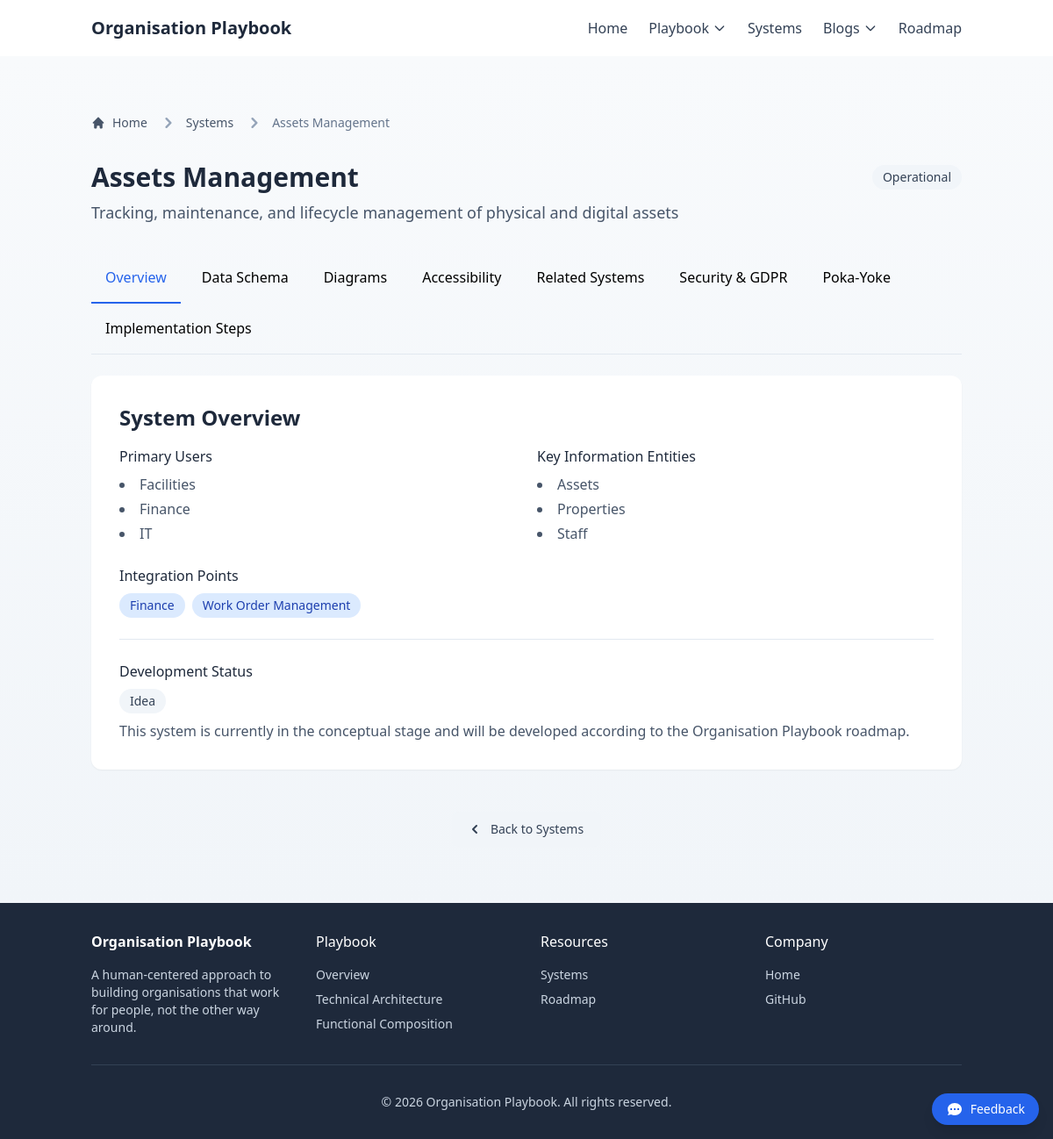
Page /systems/assets on the committed database.
### tables this page shows
CREATE TABLE IF NOT EXISTS systems (
    id VARCHAR(100) PRIMARY KEY,
    name VARCHAR(255) NOT NULL,
    description TEXT NOT NULL,
    category VARCHAR(100) NOT NULL,
    created_at DATETIME DEFAULT CURRENT_TIMESTAMP,
    updated_at DATETIME DEFAULT CURRENT_TIMESTAMP ON UPDATE CURRENT_TIMESTAMP,
    INDEX idx_category (category),
    INDEX idx_name (name)
);

### systems/detail.php (the view, shortened to what this page needs)
<?php
$slug = $_GET['slug'] ?? '';
$db = getDB();
$stmt = $db->prepare("
    SELECT s.*,
           GROUP_CONCAT(DISTINCT spu.user_type) as primary_users,
           GROUP_CONCAT(DISTINCT ske.entity_name) as key_entities,
           GROUP_CONCAT(DISTINCT sip.integration_name) as integration_points
    FROM systems s
    LEFT JOIN system_primary_users spu ON s.id = spu.system_id
    LEFT JOIN system_key_entities ske ON s.id = ske.system_id
    LEFT JOIN system_integration_points sip ON s.id = sip.system_id
    WHERE s.id = :slug
    GROUP BY s.id
");
$stmt->execute([':slug' => $slug]);
$system = $stmt->fetch();
$system['primaryUsers'] = $system['primary_users'] ? explode(',', $system['primary_users']) : [];
$system['keyEntities'] = $system['key_entities'] ? explode(',', $system['key_entities']) : [];
$system['integrationPoints'] = $system['integration_points'] ? explode(',', $system['integration_points']) : [];
include __DIR__ . '/../includes/header.php';
$activeTab = $_GET['tab'] ?? 'overview';
$tabs = [
    ['id' => 'overview', 'label' => 'Overview'],
    ['id' => 'schema', 'label' => 'Data Schema'],
    ['id' => 'diagrams', 'label' => 'Diagrams'],
    ['id' => 'a11y', 'label' => 'Accessibility'],
    ['id' => 'related', 'label' => 'Related Systems'],
    ['id' => 'security', 'label' => 'Security & GDPR'],
    ['id' => 'poka-yoke', 'label' => 'Poka-Yoke'],
    ['id' => 'implementation', 'label' => 'Implementation Steps']
];
?>
<div class="bg-gradient-to-b from-slate-50 to-slate-100 py-16">
    <div class="container mx-auto max-w-5xl px-4">
        <div class="mb-8">
            <nav class="flex" aria-label="Breadcrumb">
                <ol class="inline-flex items-center space-x-1 md:space-x-3">
                    <li class="inline-flex items-center">
                        <a href="/" class="inline-flex items-center text-sm text-slate-600 hover:text-slate-900">
                            <svg class="mr-2 h-4 w-4" fill="currentColor" viewBox="0 0 20 20" xmlns="http://www.w3.org/2000/svg">
                                <path d="M10.707 2.293a1 1 0 00-1.414 0l-7 7a1 1 0 001.414 1.414L4 10.414V17a1 1 0 001 1h2a1 1 0 001-1v-2a1 1 0 011-1h2a1 1 0 011 1v2a1 1 0 001 1h2a1 1 0 001-1v-6.586l.293.293a1 1 0 001.414-1.414l-7-7z"></path>
                            </svg>
                            Home
                        </a>
                    </li>
                    <li>
                        <div class="flex items-center">
                            <svg class="h-6 w-6 text-slate-400" fill="currentColor" viewBox="0 0 20 20" xmlns="http://www.w3.org/2000/svg">
                                <path fill-rule="evenodd" d="M7.293 14.707a1 1 0 010-1.414L10.586 10 7.293 6.707a1 1 0 011.414-1.414l4 4a1 1 0 010 1.414l-4 4a1 1 0 01-1.414 0z" clip-rule="evenodd"></path>
                            </svg>
                            <a href="/systems" class="ml-1 text-sm text-slate-600 hover:text-slate-900 md:ml-2">Systems</a>
                        </div>
                    </li>
                    <li aria-current="page">
                        <div class="flex items-center">
                            <svg class="h-6 w-6 text-slate-400" fill="currentColor" viewBox="0 0 20 20" xmlns="http://www.w3.org/2000/svg">
                                <path fill-rule="evenodd" d="M7.293 14.707a1 1 0 010-1.414L10.586 10 7.293 6.707a1 1 0 011.414-1.414l4 4a1 1 0 010 1.414l-4 4a1 1 0 01-1.414 0z" clip-rule="evenodd"></path>
                            </svg>
                            <span class="ml-1 text-sm font-medium text-slate-500 md:ml-2"><?php echo htmlspecialchars($system['name']); ?></span>
                        </div>
                    </li>
                </ol>
            </nav>
        </div>
        <header class="mb-8">
            <div class="flex items-center justify-between">
                <h1 class="text-3xl font-bold text-slate-800"><?php echo htmlspecialchars($system['name']); ?></h1>
                <span class="rounded-full bg-slate-100 px-3 py-1 text-sm font-medium text-slate-700"><?php echo htmlspecialchars($system['category']); ?></span>
            </div>
            <p class="mt-2 text-lg text-slate-600"><?php echo htmlspecialchars($system['description']); ?></p>
        </header>
        <div class="mb-6 border-b border-slate-200">
            <ul class="-mb-px flex flex-wrap">
                <?php foreach ($tabs as $tab): ?>
                    <li class="mr-2">
                        <a
                            href="?slug=<?php echo urlencode($slug); ?>&tab=<?php echo $tab['id']; ?>"
                            class="inline-block rounded-t-lg border-b-2 p-4 <?php echo $activeTab === $tab['id'] ? 'border-blue-600 text-blue-600' : 'border-transparent hover:border-slate-300 hover:text-slate-600'; ?>"
                            <?php echo $activeTab === $tab['id'] ? 'aria-current="page"' : ''; ?>
                        >
                            <?php echo htmlspecialchars($tab['label']); ?>
                        </a>
                    </li>
                <?php endforeach; ?>
            </ul>
        </div>
        <div class="mb-12 rounded-xl bg-white p-8 shadow-sm">
            <?php if ($activeTab === 'overview'): ?>
                <?php include __DIR__ . '/tabs/overview.php'; ?>
            <?php elseif ($activeTab === 'schema'): ?>
                <?php include __DIR__ . '/tabs/schema.php'; ?>
            <?php elseif ($activeTab === 'diagrams'): ?>
                <?php include __DIR__ . '/tabs/diagrams.php'; ?>
            <?php elseif ($activeTab === 'a11y'): ?>
                <?php include __DIR__ . '/tabs/a11y.php'; ?>
            <?php elseif ($activeTab === 'related'): ?>
                <?php include __DIR__ . '/tabs/related.php'; ?>
            <?php elseif ($activeTab === 'security'): ?>
                <?php include __DIR__ . '/tabs/security.php'; ?>
            <?php elseif ($activeTab === 'poka-yoke'): ?>
                <?php include __DIR__ . '/tabs/poka-yoke.php'; ?>
            <?php elseif ($activeTab === 'implementation'): ?>
                <?php include __DIR__ . '/tabs/implementation.php'; ?>
            <?php endif; ?>
        </div>
        <div class="text-center">
            <a
                href="/systems"
                class="inline-flex items-center rounded-lg bg-slate-100 px-5 py-2.5 text-center text-sm font-medium text-slate-700 hover:bg-slate-200 focus:ring-4 focus:ring-slate-300 focus:outline-none"
            >
                <svg class="mr-2 -ml-1 h-5 w-5" fill="currentColor" viewBox="0 0 20 20" xmlns="http://www.w3.org/2000/svg">
                    <path fill-rule="evenodd" d="M12.707 5.293a1 1 0 010 1.414L9.414 10l3.293 3.293a1 1 0 01-1.414 1.414l-4-4a1 1 0 010-1.414l4-4a1 1 0 011.414 0z" clip-rule="evenodd"></path>
                </svg>
                Back to Systems
            </a>
        </div>
    </div>
</div>
<?php include __DIR__ . '/../includes/footer-close.php'; ?>

### rows in the picture
systems: name "Assets Management", category "Operational", description "Tracking, maintenance, and lifecycle management of physical and digital assets"

### other values in the picture
$tab['label'] "Overview"
$tab['label'] "Data Schema"
$tab['label'] "Diagrams"
$tab['label'] "Accessibility"
$tab['label'] "Related Systems"
$tab['label'] "Security & GDPR"
$tab['label'] "Poka-Yoke"
$tab['label'] "Implementation Steps"
$user "Facilities"
$user "Finance"
$user "IT"
$entity "Assets"
$entity "Properties"
$entity "Staff"
$integration "Finance"
